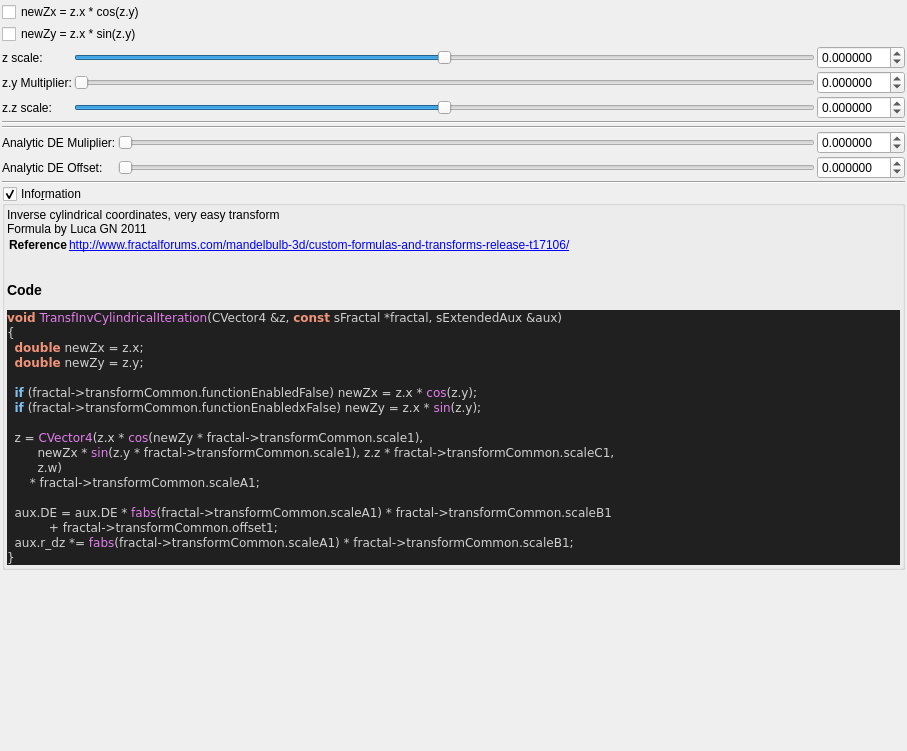
<?xml version="1.0" encoding="UTF-8"?>
<ui version="4.0">
 <class>transf_inv_cylindrical</class>
 <widget class="QWidget" name="Form">
  <property name="geometry">
   <rect>
    <x>0</x>
    <y>0</y>
    <width>907</width>
    <height>751</height>
   </rect>
  </property>
  <property name="windowTitle">
   <string notr="true">transf_inv_cylindrical</string>
  </property>
  <layout class="QVBoxLayout" name="verticalLayout">
   <property name="spacing">
    <number>2</number>
   </property>
   <property name="leftMargin">
    <number>2</number>
   </property>
   <property name="topMargin">
    <number>2</number>
   </property>
   <property name="rightMargin">
    <number>2</number>
   </property>
   <property name="bottomMargin">
    <number>2</number>
   </property>
   <item>
    <layout class="QGridLayout" name="gridLayout_44">
     <property name="spacing">
      <number>2</number>
     </property>
     <item row="6" column="0" colspan="3">
      <widget class="Line" name="line_33">
       <property name="orientation">
        <enum>Qt::Horizontal</enum>
       </property>
      </widget>
     </item>
     <item row="2" column="0">
      <widget class="QLabel" name="label_112">
       <property name="text">
        <string>z scale:</string>
       </property>
      </widget>
     </item>
     <item row="1" column="0" colspan="2">
      <widget class="QCheckBox" name="checkBox_transf_function_enabledx_false">
       <property name="text">
        <string notr="true">newZy = z.x * sin(z.y)</string>
       </property>
      </widget>
     </item>
     <item row="0" column="0" colspan="2">
      <widget class="QCheckBox" name="checkBox_transf_function_enabled_false">
       <property name="text">
        <string notr="true">newZx = z.x * cos(z.y)</string>
       </property>
      </widget>
     </item>
     <item row="2" column="1">
      <widget class="QSlider" name="slider_transf_scaleA_1">
       <property name="sizePolicy">
        <sizepolicy hsizetype="Expanding" vsizetype="Maximum">
         <horstretch>0</horstretch>
         <verstretch>0</verstretch>
        </sizepolicy>
       </property>
       <property name="minimum">
        <number>-10000000</number>
       </property>
       <property name="maximum">
        <number>10000000</number>
       </property>
       <property name="value">
        <number>0</number>
       </property>
       <property name="sliderPosition">
        <number>0</number>
       </property>
       <property name="orientation">
        <enum>Qt::Horizontal</enum>
       </property>
      </widget>
     </item>
     <item row="3" column="0">
      <widget class="QLabel" name="label_113">
       <property name="text">
        <string>z.y Multiplier:</string>
       </property>
      </widget>
     </item>
     <item row="3" column="1">
      <widget class="QSlider" name="slider_transf_scale_1">
       <property name="sizePolicy">
        <sizepolicy hsizetype="Expanding" vsizetype="Maximum">
         <horstretch>0</horstretch>
         <verstretch>0</verstretch>
        </sizepolicy>
       </property>
       <property name="minimum">
        <number>0</number>
       </property>
       <property name="maximum">
        <number>1000000</number>
       </property>
       <property name="value">
        <number>0</number>
       </property>
       <property name="sliderPosition">
        <number>0</number>
       </property>
       <property name="orientation">
        <enum>Qt::Horizontal</enum>
       </property>
      </widget>
     </item>
     <item row="2" column="2">
      <widget class="MyDoubleSpinBox" name="spinbox_transf_scaleA_1">
       <property name="sizePolicy">
        <sizepolicy hsizetype="Minimum" vsizetype="Maximum">
         <horstretch>0</horstretch>
         <verstretch>0</verstretch>
        </sizepolicy>
       </property>
       <property name="prefix">
        <string/>
       </property>
       <property name="suffix">
        <string/>
       </property>
       <property name="decimals">
        <number>6</number>
       </property>
       <property name="minimum">
        <double>-99.989999999999995</double>
       </property>
       <property name="maximum">
        <double>99.989999999999995</double>
       </property>
       <property name="singleStep">
        <double>0.100000000000000</double>
       </property>
      </widget>
     </item>
     <item row="5" column="0" colspan="3">
      <widget class="Line" name="line_30">
       <property name="orientation">
        <enum>Qt::Horizontal</enum>
       </property>
      </widget>
     </item>
     <item row="3" column="2">
      <widget class="MyDoubleSpinBox" name="spinbox_transf_scale_1">
       <property name="sizePolicy">
        <sizepolicy hsizetype="Minimum" vsizetype="Maximum">
         <horstretch>0</horstretch>
         <verstretch>0</verstretch>
        </sizepolicy>
       </property>
       <property name="prefix">
        <string/>
       </property>
       <property name="suffix">
        <string/>
       </property>
       <property name="decimals">
        <number>6</number>
       </property>
       <property name="minimum">
        <double>-99.989999999999995</double>
       </property>
       <property name="maximum">
        <double>99.989999999999995</double>
       </property>
       <property name="singleStep">
        <double>0.100000000000000</double>
       </property>
      </widget>
     </item>
     <item row="4" column="0">
      <widget class="QLabel" name="label_114">
       <property name="text">
        <string>z.z scale:</string>
       </property>
      </widget>
     </item>
     <item row="4" column="2">
      <widget class="MyDoubleSpinBox" name="spinbox_transf_scaleC_1">
       <property name="sizePolicy">
        <sizepolicy hsizetype="Minimum" vsizetype="Maximum">
         <horstretch>0</horstretch>
         <verstretch>0</verstretch>
        </sizepolicy>
       </property>
       <property name="prefix">
        <string/>
       </property>
       <property name="suffix">
        <string/>
       </property>
       <property name="decimals">
        <number>6</number>
       </property>
       <property name="minimum">
        <double>-99.989999999999995</double>
       </property>
       <property name="maximum">
        <double>99.989999999999995</double>
       </property>
       <property name="singleStep">
        <double>0.100000000000000</double>
       </property>
      </widget>
     </item>
     <item row="4" column="1">
      <widget class="QSlider" name="slider_transf_scaleC_1">
       <property name="sizePolicy">
        <sizepolicy hsizetype="Expanding" vsizetype="Maximum">
         <horstretch>0</horstretch>
         <verstretch>0</verstretch>
        </sizepolicy>
       </property>
       <property name="minimum">
        <number>-10000000</number>
       </property>
       <property name="maximum">
        <number>10000000</number>
       </property>
       <property name="value">
        <number>0</number>
       </property>
       <property name="sliderPosition">
        <number>0</number>
       </property>
       <property name="orientation">
        <enum>Qt::Horizontal</enum>
       </property>
      </widget>
     </item>
    </layout>
   </item>
   <item>
    <layout class="QGridLayout" name="gridLayout">
     <item row="1" column="0">
      <widget class="QLabel" name="label_105">
       <property name="font">
        <font>
         <weight>50</weight>
         <bold>false</bold>
        </font>
       </property>
       <property name="text">
        <string>Analytic DE Muliplier:</string>
       </property>
      </widget>
     </item>
     <item row="1" column="1">
      <widget class="QSlider" name="slider_transf_scaleB_1">
       <property name="sizePolicy">
        <sizepolicy hsizetype="Expanding" vsizetype="Maximum">
         <horstretch>0</horstretch>
         <verstretch>0</verstretch>
        </sizepolicy>
       </property>
       <property name="minimum">
        <number>0</number>
       </property>
       <property name="maximum">
        <number>2000000</number>
       </property>
       <property name="value">
        <number>0</number>
       </property>
       <property name="sliderPosition">
        <number>0</number>
       </property>
       <property name="orientation">
        <enum>Qt::Horizontal</enum>
       </property>
      </widget>
     </item>
     <item row="1" column="2">
      <widget class="MyDoubleSpinBox" name="spinbox_transf_scaleB_1">
       <property name="sizePolicy">
        <sizepolicy hsizetype="Minimum" vsizetype="Maximum">
         <horstretch>0</horstretch>
         <verstretch>0</verstretch>
        </sizepolicy>
       </property>
       <property name="font">
        <font>
         <weight>50</weight>
         <bold>false</bold>
        </font>
       </property>
       <property name="prefix">
        <string/>
       </property>
       <property name="suffix">
        <string/>
       </property>
       <property name="decimals">
        <number>6</number>
       </property>
       <property name="minimum">
        <double>-99.000000000000000</double>
       </property>
       <property name="maximum">
        <double>99.000000000000000</double>
       </property>
       <property name="singleStep">
        <double>0.100000000000000</double>
       </property>
      </widget>
     </item>
     <item row="2" column="2">
      <widget class="MyDoubleSpinBox" name="spinbox_transf_offset_1">
       <property name="sizePolicy">
        <sizepolicy hsizetype="Minimum" vsizetype="Maximum">
         <horstretch>0</horstretch>
         <verstretch>0</verstretch>
        </sizepolicy>
       </property>
       <property name="font">
        <font>
         <weight>50</weight>
         <bold>false</bold>
        </font>
       </property>
       <property name="prefix">
        <string/>
       </property>
       <property name="suffix">
        <string/>
       </property>
       <property name="decimals">
        <number>6</number>
       </property>
       <property name="minimum">
        <double>-99.000000000000000</double>
       </property>
       <property name="maximum">
        <double>99.000000000000000</double>
       </property>
       <property name="singleStep">
        <double>0.100000000000000</double>
       </property>
      </widget>
     </item>
     <item row="2" column="1">
      <widget class="QSlider" name="slider_transf_offset_1">
       <property name="sizePolicy">
        <sizepolicy hsizetype="Expanding" vsizetype="Maximum">
         <horstretch>0</horstretch>
         <verstretch>0</verstretch>
        </sizepolicy>
       </property>
       <property name="minimum">
        <number>0</number>
       </property>
       <property name="maximum">
        <number>2000000</number>
       </property>
       <property name="value">
        <number>0</number>
       </property>
       <property name="sliderPosition">
        <number>0</number>
       </property>
       <property name="orientation">
        <enum>Qt::Horizontal</enum>
       </property>
      </widget>
     </item>
     <item row="2" column="0">
      <widget class="QLabel" name="label_106">
       <property name="font">
        <font>
         <weight>50</weight>
         <bold>false</bold>
        </font>
       </property>
       <property name="text">
        <string>Analytic DE Offset:</string>
       </property>
      </widget>
     </item>
    </layout>
   </item>
   <item>
    <widget class="Line" name="line_31">
     <property name="orientation">
      <enum>Qt::Horizontal</enum>
     </property>
    </widget>
   </item>
   <item>
    <widget class="MyGroupBox" name="groupCheck_info">
     <property name="title">
      <string>Info&amp;rmation</string>
     </property>
     <property name="flat">
      <bool>false</bool>
     </property>
     <property name="checkable">
      <bool>true</bool>
     </property>
     <layout class="QVBoxLayout" name="verticalLayout_2">
      <property name="spacing">
       <number>2</number>
      </property>
      <property name="leftMargin">
       <number>2</number>
      </property>
      <property name="topMargin">
       <number>2</number>
      </property>
      <property name="rightMargin">
       <number>2</number>
      </property>
      <property name="bottomMargin">
       <number>2</number>
      </property>
      <item>
       <widget class="QLabel" name="label_code_content">
        <property name="text">
         <string notr="true">&lt;p&gt;Inverse cylindrical coordinates, very easy transform&lt;br&gt;Formula by Luca GN 2011&lt;/p&gt;&lt;table&gt;
&lt;tr&gt;&lt;th&gt;Reference&lt;/th&gt;&lt;td&gt;&lt;a href=&quot;http://www.fractalforums.com/mandelbulb-3d/custom-formulas-and-transforms-release-t17106/&quot;&gt;http://www.fractalforums.com/mandelbulb-3d/custom-formulas-and-transforms-release-t17106/&lt;br&gt;
&lt;/td&gt;&lt;/tr&gt;
&lt;/table&gt;
&lt;h3&gt;Code&lt;/h3&gt;
&lt;body style=&quot;background-color:#202020&quot;&gt;
&lt;pre style=&quot;color:#d0d0d0; background-color:#202020;  font-family:'Courier New',monospace;&quot;&gt;&lt;span style=&quot;color:#f09479; font-weight:bold&quot;&gt;void&lt;/span&gt; &lt;span style=&quot;color:#e47eed&quot;&gt;TransfInvCylindricalIteration&lt;/span&gt;&lt;span style=&quot;color:#d0d0d0&quot;&gt;(&lt;/span&gt;CVector4 &lt;span style=&quot;color:#d0d0d0&quot;&gt;&amp;amp;&lt;/span&gt;z&lt;span style=&quot;color:#d0d0d0&quot;&gt;,&lt;/span&gt; &lt;span style=&quot;color:#f09479; font-weight:bold&quot;&gt;const&lt;/span&gt; sFractal &lt;span style=&quot;color:#d0d0d0&quot;&gt;*&lt;/span&gt;fractal&lt;span style=&quot;color:#d0d0d0&quot;&gt;,&lt;/span&gt; sExtendedAux &lt;span style=&quot;color:#d0d0d0&quot;&gt;&amp;amp;&lt;/span&gt;aux&lt;span style=&quot;color:#d0d0d0&quot;&gt;)&lt;/span&gt;
&lt;span style=&quot;color:#d0d0d0&quot;&gt;{&lt;/span&gt;
  &lt;span style=&quot;color:#f09479; font-weight:bold&quot;&gt;double&lt;/span&gt; newZx &lt;span style=&quot;color:#d0d0d0&quot;&gt;=&lt;/span&gt; z&lt;span style=&quot;color:#d0d0d0&quot;&gt;.&lt;/span&gt;x&lt;span style=&quot;color:#d0d0d0&quot;&gt;;&lt;/span&gt;
  &lt;span style=&quot;color:#f09479; font-weight:bold&quot;&gt;double&lt;/span&gt; newZy &lt;span style=&quot;color:#d0d0d0&quot;&gt;=&lt;/span&gt; z&lt;span style=&quot;color:#d0d0d0&quot;&gt;.&lt;/span&gt;y&lt;span style=&quot;color:#d0d0d0&quot;&gt;;&lt;/span&gt;

  &lt;span style=&quot;color:#7ec0ee; font-weight:bold&quot;&gt;if&lt;/span&gt; &lt;span style=&quot;color:#d0d0d0&quot;&gt;(&lt;/span&gt;fractal&lt;span style=&quot;color:#d0d0d0&quot;&gt;-&amp;gt;&lt;/span&gt;transformCommon&lt;span style=&quot;color:#d0d0d0&quot;&gt;.&lt;/span&gt;functionEnabledFalse&lt;span style=&quot;color:#d0d0d0&quot;&gt;)&lt;/span&gt; newZx &lt;span style=&quot;color:#d0d0d0&quot;&gt;=&lt;/span&gt; z&lt;span style=&quot;color:#d0d0d0&quot;&gt;.&lt;/span&gt;x &lt;span style=&quot;color:#d0d0d0&quot;&gt;*&lt;/span&gt; &lt;span style=&quot;color:#e47eed&quot;&gt;cos&lt;/span&gt;&lt;span style=&quot;color:#d0d0d0&quot;&gt;(&lt;/span&gt;z&lt;span style=&quot;color:#d0d0d0&quot;&gt;.&lt;/span&gt;y&lt;span style=&quot;color:#d0d0d0&quot;&gt;);&lt;/span&gt;
  &lt;span style=&quot;color:#7ec0ee; font-weight:bold&quot;&gt;if&lt;/span&gt; &lt;span style=&quot;color:#d0d0d0&quot;&gt;(&lt;/span&gt;fractal&lt;span style=&quot;color:#d0d0d0&quot;&gt;-&amp;gt;&lt;/span&gt;transformCommon&lt;span style=&quot;color:#d0d0d0&quot;&gt;.&lt;/span&gt;functionEnabledxFalse&lt;span style=&quot;color:#d0d0d0&quot;&gt;)&lt;/span&gt; newZy &lt;span style=&quot;color:#d0d0d0&quot;&gt;=&lt;/span&gt; z&lt;span style=&quot;color:#d0d0d0&quot;&gt;.&lt;/span&gt;x &lt;span style=&quot;color:#d0d0d0&quot;&gt;*&lt;/span&gt; &lt;span style=&quot;color:#e47eed&quot;&gt;sin&lt;/span&gt;&lt;span style=&quot;color:#d0d0d0&quot;&gt;(&lt;/span&gt;z&lt;span style=&quot;color:#d0d0d0&quot;&gt;.&lt;/span&gt;y&lt;span style=&quot;color:#d0d0d0&quot;&gt;);&lt;/span&gt;

  z &lt;span style=&quot;color:#d0d0d0&quot;&gt;=&lt;/span&gt; &lt;span style=&quot;color:#e47eed&quot;&gt;CVector4&lt;/span&gt;&lt;span style=&quot;color:#d0d0d0&quot;&gt;(&lt;/span&gt;z&lt;span style=&quot;color:#d0d0d0&quot;&gt;.&lt;/span&gt;x &lt;span style=&quot;color:#d0d0d0&quot;&gt;*&lt;/span&gt; &lt;span style=&quot;color:#e47eed&quot;&gt;cos&lt;/span&gt;&lt;span style=&quot;color:#d0d0d0&quot;&gt;(&lt;/span&gt;newZy &lt;span style=&quot;color:#d0d0d0&quot;&gt;*&lt;/span&gt; fractal&lt;span style=&quot;color:#d0d0d0&quot;&gt;-&amp;gt;&lt;/span&gt;transformCommon&lt;span style=&quot;color:#d0d0d0&quot;&gt;.&lt;/span&gt;scale1&lt;span style=&quot;color:#d0d0d0&quot;&gt;),&lt;/span&gt;
        newZx &lt;span style=&quot;color:#d0d0d0&quot;&gt;*&lt;/span&gt; &lt;span style=&quot;color:#e47eed&quot;&gt;sin&lt;/span&gt;&lt;span style=&quot;color:#d0d0d0&quot;&gt;(&lt;/span&gt;z&lt;span style=&quot;color:#d0d0d0&quot;&gt;.&lt;/span&gt;y &lt;span style=&quot;color:#d0d0d0&quot;&gt;*&lt;/span&gt; fractal&lt;span style=&quot;color:#d0d0d0&quot;&gt;-&amp;gt;&lt;/span&gt;transformCommon&lt;span style=&quot;color:#d0d0d0&quot;&gt;.&lt;/span&gt;scale1&lt;span style=&quot;color:#d0d0d0&quot;&gt;),&lt;/span&gt; z&lt;span style=&quot;color:#d0d0d0&quot;&gt;.&lt;/span&gt;z &lt;span style=&quot;color:#d0d0d0&quot;&gt;*&lt;/span&gt; fractal&lt;span style=&quot;color:#d0d0d0&quot;&gt;-&amp;gt;&lt;/span&gt;transformCommon&lt;span style=&quot;color:#d0d0d0&quot;&gt;.&lt;/span&gt;scaleC1&lt;span style=&quot;color:#d0d0d0&quot;&gt;,&lt;/span&gt;
        z&lt;span style=&quot;color:#d0d0d0&quot;&gt;.&lt;/span&gt;w&lt;span style=&quot;color:#d0d0d0&quot;&gt;)&lt;/span&gt;
      &lt;span style=&quot;color:#d0d0d0&quot;&gt;*&lt;/span&gt; fractal&lt;span style=&quot;color:#d0d0d0&quot;&gt;-&amp;gt;&lt;/span&gt;transformCommon&lt;span style=&quot;color:#d0d0d0&quot;&gt;.&lt;/span&gt;scaleA1&lt;span style=&quot;color:#d0d0d0&quot;&gt;;&lt;/span&gt;

  aux&lt;span style=&quot;color:#d0d0d0&quot;&gt;.&lt;/span&gt;DE &lt;span style=&quot;color:#d0d0d0&quot;&gt;=&lt;/span&gt; aux&lt;span style=&quot;color:#d0d0d0&quot;&gt;.&lt;/span&gt;DE &lt;span style=&quot;color:#d0d0d0&quot;&gt;*&lt;/span&gt; &lt;span style=&quot;color:#e47eed&quot;&gt;fabs&lt;/span&gt;&lt;span style=&quot;color:#d0d0d0&quot;&gt;(&lt;/span&gt;fractal&lt;span style=&quot;color:#d0d0d0&quot;&gt;-&amp;gt;&lt;/span&gt;transformCommon&lt;span style=&quot;color:#d0d0d0&quot;&gt;.&lt;/span&gt;scaleA1&lt;span style=&quot;color:#d0d0d0&quot;&gt;) *&lt;/span&gt; fractal&lt;span style=&quot;color:#d0d0d0&quot;&gt;-&amp;gt;&lt;/span&gt;transformCommon&lt;span style=&quot;color:#d0d0d0&quot;&gt;.&lt;/span&gt;scaleB1
           &lt;span style=&quot;color:#d0d0d0&quot;&gt;+&lt;/span&gt; fractal&lt;span style=&quot;color:#d0d0d0&quot;&gt;-&amp;gt;&lt;/span&gt;transformCommon&lt;span style=&quot;color:#d0d0d0&quot;&gt;.&lt;/span&gt;offset1&lt;span style=&quot;color:#d0d0d0&quot;&gt;;&lt;/span&gt;
  aux&lt;span style=&quot;color:#d0d0d0&quot;&gt;.&lt;/span&gt;r_dz &lt;span style=&quot;color:#d0d0d0&quot;&gt;*=&lt;/span&gt; &lt;span style=&quot;color:#e47eed&quot;&gt;fabs&lt;/span&gt;&lt;span style=&quot;color:#d0d0d0&quot;&gt;(&lt;/span&gt;fractal&lt;span style=&quot;color:#d0d0d0&quot;&gt;-&amp;gt;&lt;/span&gt;transformCommon&lt;span style=&quot;color:#d0d0d0&quot;&gt;.&lt;/span&gt;scaleA1&lt;span style=&quot;color:#d0d0d0&quot;&gt;) *&lt;/span&gt; fractal&lt;span style=&quot;color:#d0d0d0&quot;&gt;-&amp;gt;&lt;/span&gt;transformCommon&lt;span style=&quot;color:#d0d0d0&quot;&gt;.&lt;/span&gt;scaleB1&lt;span style=&quot;color:#d0d0d0&quot;&gt;;&lt;/span&gt;
&lt;span style=&quot;color:#d0d0d0&quot;&gt;}&lt;/span&gt;
&lt;/pre&gt;
&lt;/body&gt;</string>
        </property>
        <property name="wordWrap">
         <bool>true</bool>
        </property>
        <property name="openExternalLinks">
         <bool>true</bool>
        </property>
        <property name="textInteractionFlags">
         <set>Qt::LinksAccessibleByMouse|Qt::TextSelectableByMouse</set>
        </property>
       </widget>
      </item>
     </layout>
    </widget>
   </item>
   <item>
    <spacer name="verticalSpacer">
     <property name="orientation">
      <enum>Qt::Vertical</enum>
     </property>
     <property name="sizeHint" stdset="0">
      <size>
       <width>20</width>
       <height>40</height>
      </size>
     </property>
    </spacer>
   </item>
  </layout>
 </widget>
 <customwidgets>
  <customwidget>
   <class>MyDoubleSpinBox</class>
   <extends>QDoubleSpinBox</extends>
   <header>my_double_spin_box.h</header>
  </customwidget>
  <customwidget>
   <class>MyGroupBox</class>
   <extends>QGroupBox</extends>
   <header>my_group_box.h</header>
   <container>1</container>
  </customwidget>
 </customwidgets>
 <tabstops>
  <tabstop>checkBox_transf_function_enabled_false</tabstop>
  <tabstop>checkBox_transf_function_enabledx_false</tabstop>
  <tabstop>slider_transf_scaleA_1</tabstop>
  <tabstop>spinbox_transf_scaleA_1</tabstop>
  <tabstop>slider_transf_scale_1</tabstop>
  <tabstop>spinbox_transf_scale_1</tabstop>
  <tabstop>slider_transf_scaleC_1</tabstop>
  <tabstop>spinbox_transf_scaleC_1</tabstop>
  <tabstop>slider_transf_scaleB_1</tabstop>
  <tabstop>spinbox_transf_scaleB_1</tabstop>
  <tabstop>slider_transf_offset_1</tabstop>
  <tabstop>spinbox_transf_offset_1</tabstop>
  <tabstop>groupCheck_info</tabstop>
 </tabstops>
 <resources/>
 <connections/>
</ui>
